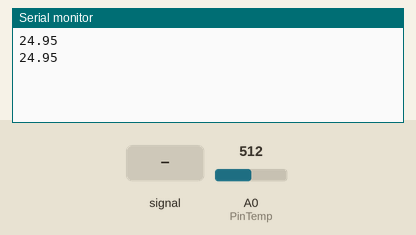
A sketch run on a simulated ATtiny85, built with avr-gcc and run on an emulated ATtiny85. On the bench: the last lines printed to the serial monitor. Inputs (shaded band) come from the test bench; at power-on: A0 (PinTemp) = 512.

Above: at 1.2 s.
1.3 s: A0 (PinTemp) fed a 200 Hz sine of ±81 counts around its level
At 1.9 s:
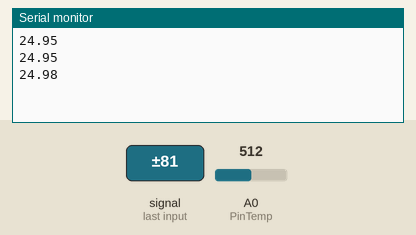
2.8 s: A0 (PinTemp) set to 490
At 2.81 s:
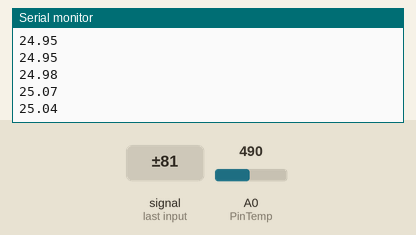
4.3 s: A0 (PinTemp) set to 510
At 4.31 s:
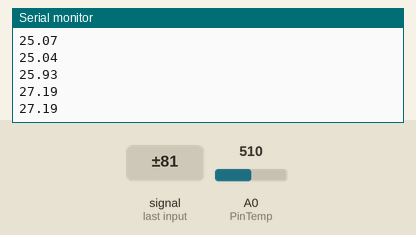
Timing chart, 0 to 7.3 s (numbered marks = the images above; inputs shaded):
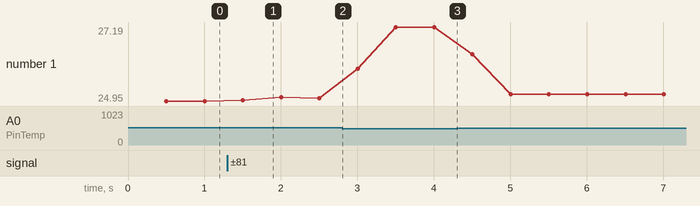

The sketch:

32.ino
```cpp
#define R0 10000.00
#define R1 10000.00
#define T0 298.15
#define B 3435.00

#define PinTemp A0
void setup() {
  Serial.begin(115200);
}
float Temperature_get() {
  float sample = analogRead(PinTemp);
  float R = R1 * (sample / (1023.0 - sample));
  // Serial.print("R: ");
  // Serial.print(R);

  float T = 1.0 / ((1.0 / T0) + (1.0 / B) * (log(R / R0)));
  // Serial.print("          Temp: ");
  // Serial.println(T-273.15);
  return T-273.15;
}
void loop() {
  int i ,time = millis();
  float avg=0 ;
  for(i=0;millis()-time<500;i++){
    avg += Temperature_get();
  }
   Serial.println(avg/i);
}
```

Measured:
- after the input at 1.3 s, the serial monitor: prints a new line after 0.20 s (image 1)
- plotted number 1: 24.95 → 25.04 after the input at 1.3 s, 25.04 → 27.19 after the input at 2.8 s, 27.19 → 25.15 after the input at 4.3 s
